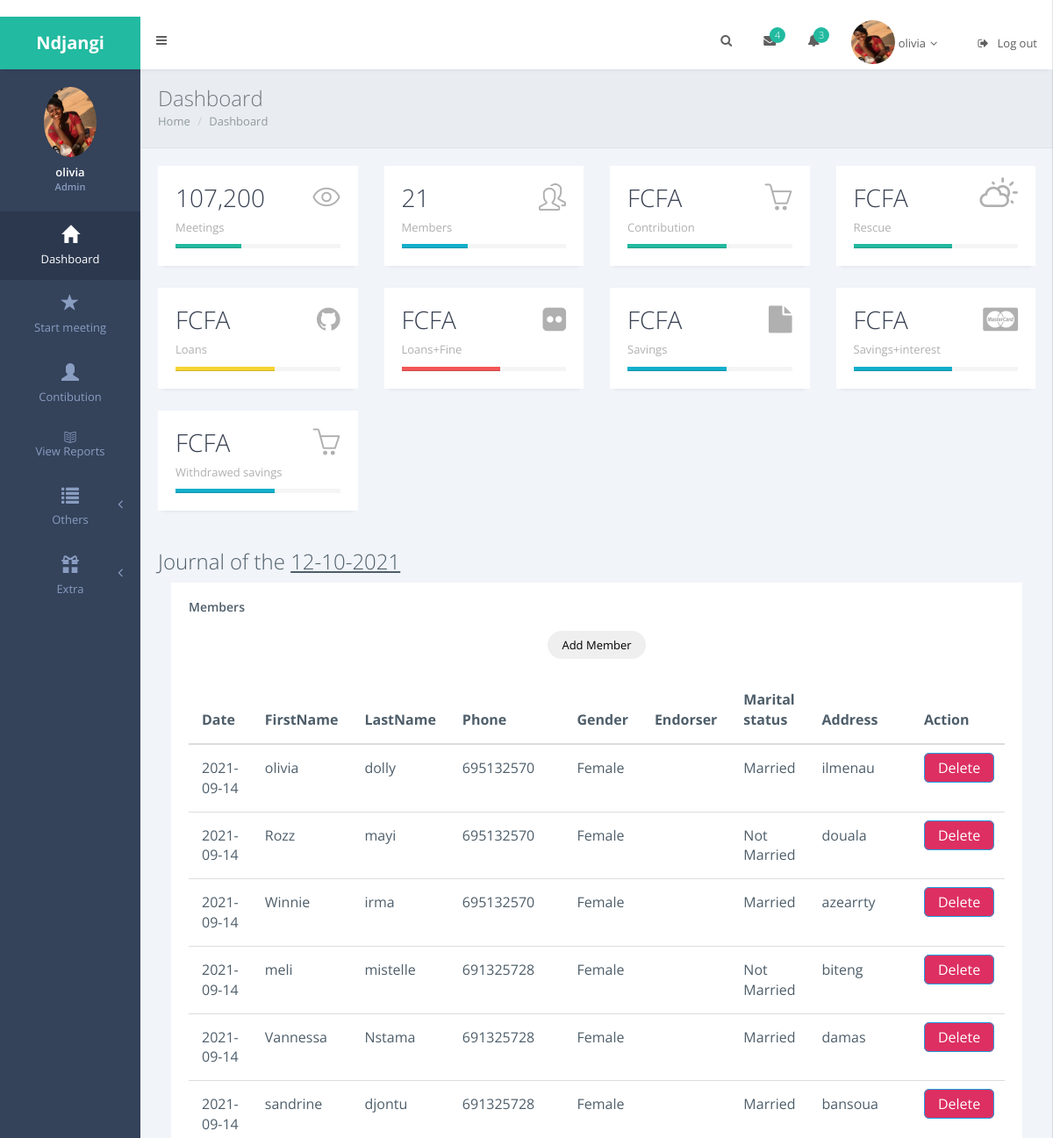
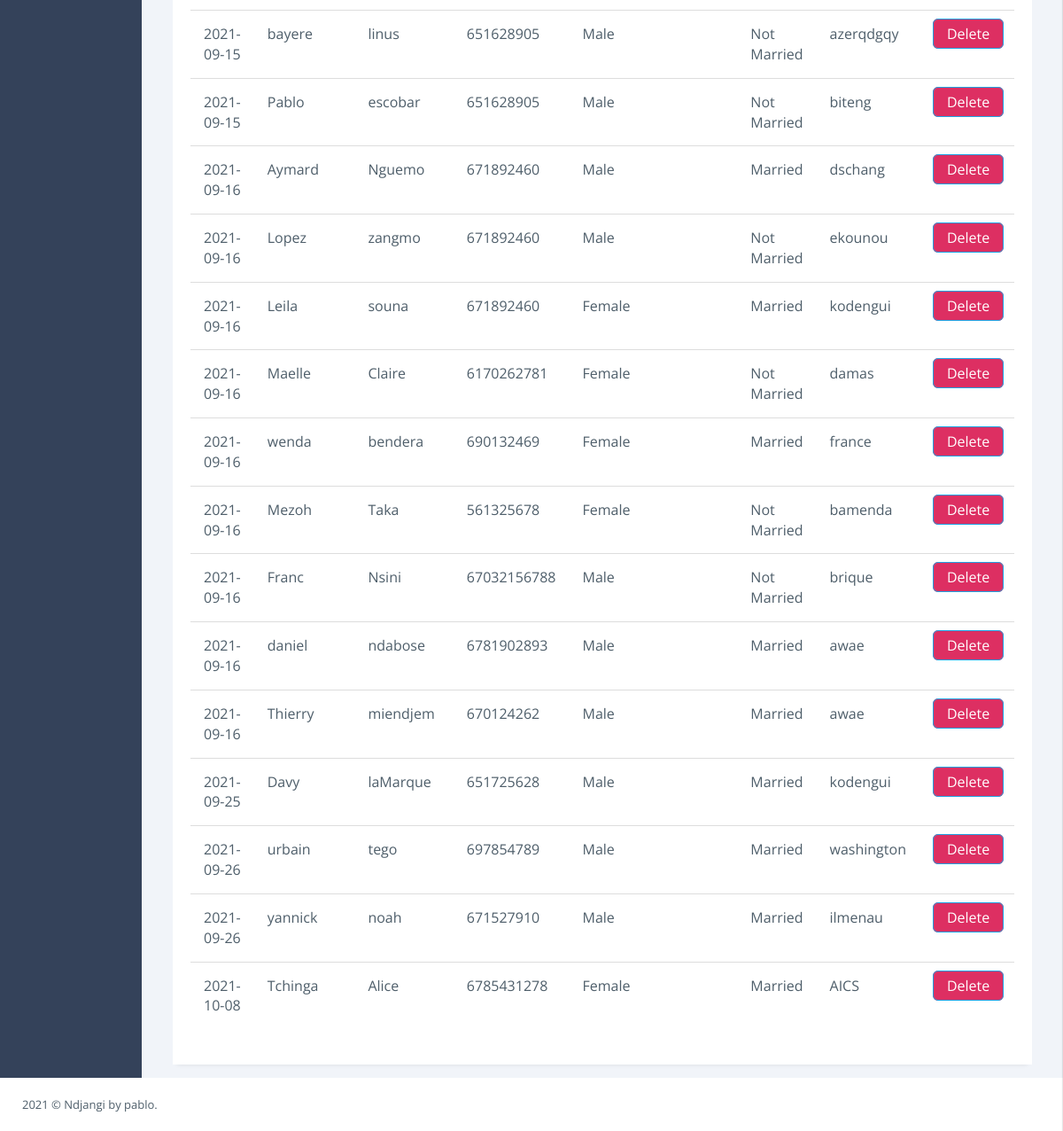
The page /members.php (signed in) on the database its author committed (2 pictures, top to bottom).
### tables this page shows
CREATE TABLE `member` (
  `lastname` varchar(30) DEFAULT NULL,
  `password` varchar(30) DEFAULT NULL,
  `DOB` date DEFAULT NULL,
  `Email` varchar(30) DEFAULT NULL,
  `gender` varchar(30) DEFAULT NULL,
  `contribution` varchar(30) DEFAULT NULL,
  `mstatus` varchar(30) DEFAULT NULL,
  `images` varchar(30) DEFAULT NULL,
  `address` varchar(30) DEFAULT NULL,
  `payment` varchar(30) DEFAULT NULL,
  `firstname` varchar(30) DEFAULT NULL,
  `fine` varchar(30) DEFAULT NULL,
  `paidfine` varchar(30) DEFAULT NULL,
  `benefit` varchar(30) DEFAULT NULL,
  `periodicity` date DEFAULT NULL,
  `Today` date DEFAULT curdate(),
  `avalist_name` varchar(30) DEFAULT NULL,
  `phone` varchar(30) DEFAULT NULL,
  `code` int(11) DEFAULT NULL,
  `member_id` int(11) NOT NULL,
  `status` varchar(30) DEFAULT NULL,
  `activeres` int(11) DEFAULT NULL
);

### members.php (the view, shortened to what the rows shown need)
<?php
require "global2.php";
$mysqli = new mysqli('localhost', 'root', '', 'meetings') or die(mysqli_error($mysqli));
$result = $mysqli->query("SELECT  member_id, avalist_name, firstname,lastname,phone,gender,mstatus,address,Today FROM member") or die(mysqli_error($mysqli));
?>
<!DOCTYPE html>
<html>
<head>
        <link href="assets/plugins/pace-master/themes/blue/pace-theme-flash.css" rel="stylesheet"/>
        <link href="assets/plugins/uniform/css/uniform.default.min.css" rel="stylesheet"/>
        <link href="assets/plugins/bootstrap/css/bootstrap.min.css" rel="stylesheet" type="text/css"/>
        <link href="assets/plugins/fontawesome/css/font-awesome.css" rel="stylesheet" type="text/css"/>
        <link href="assets/plugins/line-icons/simple-line-icons.css" rel="stylesheet" type="text/css"/>
        <link href="assets/plugins/offcanvasmenueffects/css/menu_cornerbox.css" rel="stylesheet" type="text/css"/>
        <link href="assets/plugins/waves/waves.min.css" rel="stylesheet" type="text/css"/>
        <link href="assets/plugins/switchery/switchery.min.css" rel="stylesheet" type="text/css"/>
        <link href="assets/plugins/3d-bold-navigation/css/style.css" rel="stylesheet" type="text/css"/>
        <link href="assets/plugins/slidepushmenus/css/component.css" rel="stylesheet" type="text/css"/>
        <link href="assets/plugins/weather-icons-master/css/weather-icons.min.css" rel="stylesheet" type="text/css"/>
        <link href="assets/plugins/metrojs/MetroJs.min.css" rel="stylesheet" type="text/css"/>
        <link href="assets/plugins/toastr/toastr.min.css" rel="stylesheet" type="text/css"/>
        <link href="assets/css/modern.min.css" rel="stylesheet" type="text/css"/>
        <link href="assets/css/themes/green.css" class="theme-color" rel="stylesheet" type="text/css"/>
        <link href="assets/css/custom.css" rel="stylesheet" type="text/css"/>
    </head>
    <body class="page-header-fixed">
        <main class="page-content content-wrap">
            <div class="page-inner">
                <div id="main-wrapper">
                        <?php
$today=date("d-m-Y");
echo"<h2>Journal of the <u>".$today."</u></h2>";
?>
                        <div class="col-lg-12 col-md-12">
                            <div class="panel panel-white">
                                <div class="panel-body">
                                    <div class="table-responsive project-stats">
                                       <table class="table">
                                           <thead>
                                               <tr>
                                               <th>Date</th>
                    <th>FirstName</th>
                    <th>LastName</th>
                    <th>Phone</th>
                    <th>Gender</th>
                    <th>Endorser</th>
                    <th>Marital status</th>
                    <th>Address</th>
                    <th colspan="3">Action</th>
                                               </tr>
                                           </thead>
                                           <tbody>
                                           <?php
            while ($row = $result->fetch_assoc()):
                ?>
                                               <tr>
                                               <td><?php echo $row['Today'] ?></td>
                    <td><?php echo $row['firstname'] ?></td>
                    <td><?php echo $row['lastname'] ?></td>
                    <td><?php echo $row['phone'] ?></td>
                    <td><?php echo $row['gender'] ?></td>
                    <td><?php echo $row['avalist_name'] ?></td>
                    <td><?php echo $row['mstatus'] ?></td>
                    <td><?php echo $row['address'] ?></td>
                    <td colspan="4">
                        <div class="action">
                        <a href="Process.php?delete=<?php echo $row ['member_id']; ?>" id="delete">Delete</a>
                           </div>
                    </td>
                                               </tr>
                                               <?php endwhile; ?>
                                           </tbody>
                                        </table>
                                    </div>
                                </div>
                            </div>
                        </div>
                    </div>
                </div>
        </main>
    </body>
</html>

### rows shown on the page
member: Today "2021-09-14", firstname "olivia", lastname "dolly", phone "695132570", gender "Female", mstatus "Married", address "ilmenau"
member: Today "2021-09-14", firstname "Rozz", lastname "mayi", phone "695132570", gender "Female", mstatus "Not Married", address "douala"
member: Today "2021-09-14", firstname "Winnie", lastname "irma", phone "695132570", gender "Female", mstatus "Married", address "azearrty"
member: Today "2021-09-14", firstname "meli", lastname "mistelle", phone "691325728", gender "Female", mstatus "Not Married", address "biteng"
member: Today "2021-09-14", firstname "Vannessa", lastname "Nstama", phone "691325728", gender "Female", mstatus "Married", address "damas"
member: Today "2021-09-14", firstname "sandrine", lastname "djontu", phone "691325728", gender "Female", mstatus "Married", address "bansoua"
member: Today "2021-09-15", firstname "bayere", lastname "linus", phone "651628905", gender "Male", mstatus "Not Married", address "azerqdgqy"
member: Today "2021-09-15", firstname "Pablo", lastname "escobar", phone "651628905", gender "Male", mstatus "Not Married", address "biteng"
member: Today "2021-09-16", firstname "Aymard", lastname "Nguemo", phone "671892460", gender "Male", mstatus "Married", address "dschang"
member: Today "2021-09-16", firstname "Lopez", lastname "zangmo", phone "671892460", gender "Male", mstatus "Not Married", address "ekounou"
member: Today "2021-09-16", firstname "Leila", lastname "souna", phone "671892460", gender "Female", mstatus "Married", address "kodengui"
member: Today "2021-09-16", firstname "Maelle", lastname "Claire", phone "6170262781", gender "Female", mstatus "Not Married", address "damas"
member: Today "2021-09-16", firstname "wenda", lastname "bendera", phone "690132469", gender "Female", mstatus "Married", address "france"
member: Today "2021-09-16", firstname "Mezoh", lastname "Taka", phone "561325678", gender "Female", mstatus "Not Married", address "bamenda"
member: Today "2021-09-16", firstname "Franc", lastname "Nsini", phone "67032156788", gender "Male", mstatus "Not Married", address "brique"
member: Today "2021-09-16", firstname "daniel", lastname "ndabose", phone "6781902893", gender "Male", mstatus "Married", address "awae"
member: Today "2021-09-16", firstname "Thierry", lastname "miendjem", phone "670124262", gender "Male", mstatus "Married", address "awae"
member: Today "2021-09-25", firstname "Davy", lastname "laMarque", phone "651725628", gender "Male", mstatus "Married", address "kodengui"
member: Today "2021-09-26", firstname "urbain", lastname "tego", phone "697854789", gender "Male", mstatus "Married", address "washington"
member: Today "2021-09-26", firstname "yannick", lastname "noah", phone "671527910", gender "Male", mstatus "Married", address "ilmenau"
member: Today "2021-10-08", firstname "Tchinga", lastname "Alice", phone "6785431278", gender "Female", mstatus "Married", address "AICS"

### other values the page prints
$_SESSION['username'] "olivia"
$row['total'] "21"
